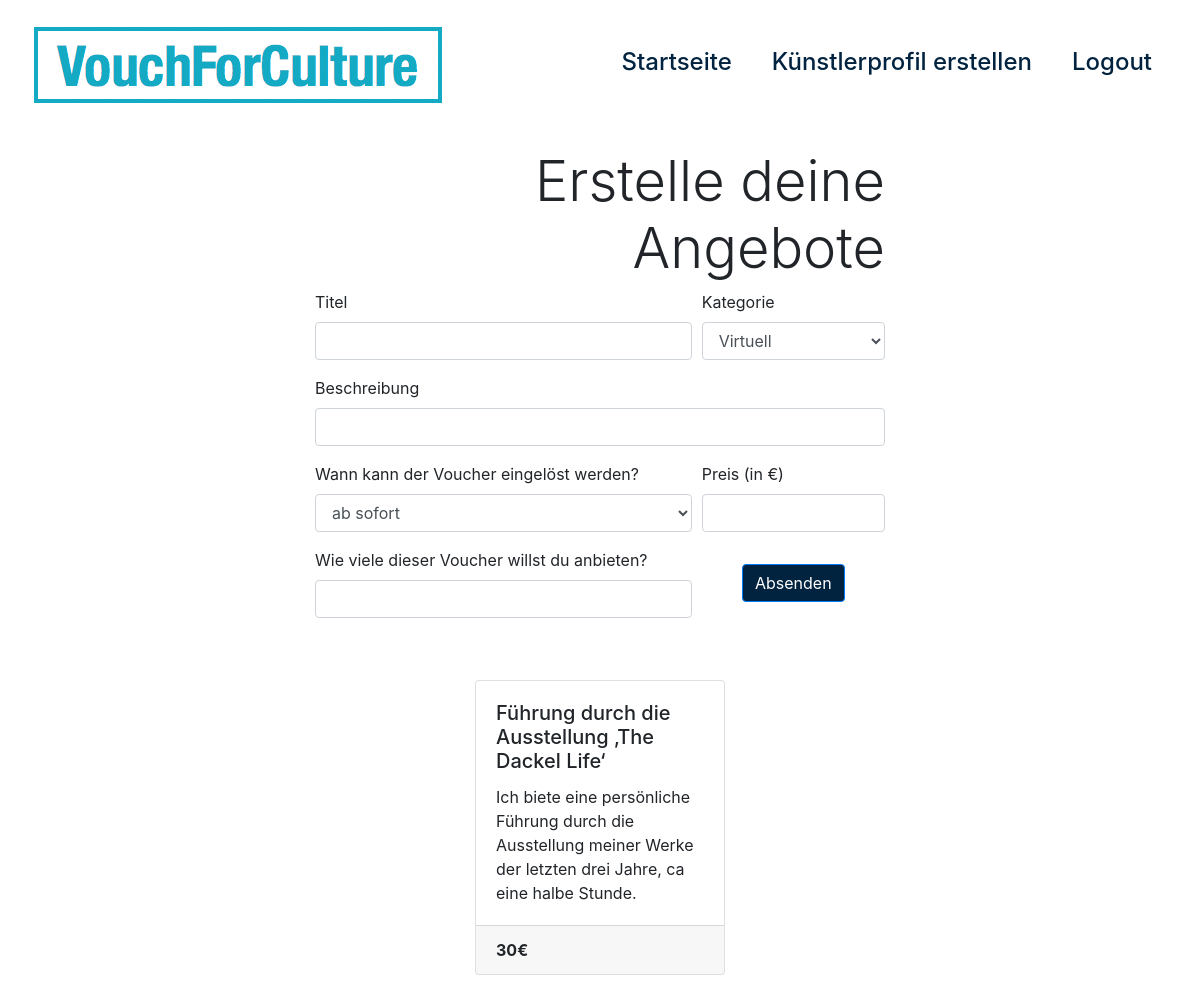
The app's page /createRewards/6 (signed in) with its own data.
### app.py (models this page shows)
class Reward(db.Model):
    Page_Id = db.Column(db.Integer, db.ForeignKey("page.id"))
    id = db.Column(db.Integer, primary_key=True)
    title = db.Column(db.String)
    description = db.Column(db.String)
    category_form = db.Column(db.String)
    category_time = db.Column(db.String)
    price = db.Column(db.Float)
    primary = db.Column(db.Boolean)
    active = db.Column(db.Boolean)

### app.py (the view, shortened to what this page needs)
@app.route("/createRewards/<int:pageId>", methods=['GET', 'POST'])
@login_required
def createRewards(pageId):
    rewards = Reward.query.filter_by(Page_Id=pageId)
    form = CreateRewardForm()
    return render_template("createRewards.html", title="Angebote erstellen", form=form, rewards=rewards)

### app.py
class CreateRewardForm(FlaskForm):
    title = StringField(
        "Titel", [DataRequired(message="Bitte gib einen Titel an.")])
    description = StringField(
        "Beschreibung", [DataRequired(message="Bitte gib eine Beschreibung an.")])
    category_form = SelectField("Kategorie", [DataRequired(message="Bitte wähle eine Kategorie aus.")], choices=[
                                  ('Virtuell', 'Virtuell'), ('Analog', 'Analog')])
    category_time = SelectField("Wann kann der Voucher eingelöst werden?", [DataRequired(message="Bitte wähle einen Zeitraum aus.")], choices=[
        ('ab sofort', 'ab sofort'), ('nach der Krise', 'nach der Krise')])
    price = IntegerField(
        "Preis (in €)", [DataRequired(message="Bitte gib einen Preis an.")])
    number = IntegerField("Wie viele dieser Voucher willst du anbieten?", validators=[
                                  DataRequired(message="Bitte gib eine Anzahl an."), NumberRange(min=0)])
    submit = SubmitField('Absenden')

### app.py (called while the page is built)
@login.user_loader
def load_user(id):
    return User.query.get(int(id))

### templates/createRewards.html (shortened to what this page needs)
{% extends "layout.html" %}
{% block body %}
<div class="container-fluid my-3">
  <div class="row justify-content-center">
    <div class="col-12 col-lg-6">
      <div class="text-right">
        <h1 class="display-4">Erstelle deine Angebote</h1>
      </div>
      <form id="createRewardForm" action="" method="post">
        <div class="form-row">
          <div class="form-group col-8">
            {{ form.title.label }}
            {{ form.title(class="form-control") }}
          </div>
          <div class="form-group col-4">
            {{ form.category_form.label }}
            {{ form.category_form(class="form-control") }}
          </div>
        </div>
        <div class="form-group">
          {{ form.description.label }}
          {{ form.description(class="form-control") }}
        </div>
        <div class="form-row">
          <div class="form-group col-8">
            {{ form.category_time.label }}
            {{ form.category_time(class="form-control") }}
          </div>
          <div class="form-group col-4">
            {{ form.price.label }}
            {{ form.price(class="form-control") }}
          </div>
        </div>
        <div class="form-row">
          <div class="form-group col-8">
            {{ form.number.label }}
            {{ form.number(class="form-control") }}
          </div>
          <div class="form-group col-4 text-center">
            {{ form.submit(class="btn btn-primary mt-3") }}
          </div>
        </div>
      </form>
    </div>
  </div>
  <div class="row justify-content-center" style="margin-top:30px;">
    <div class="col-10">
      <div class="card-deck justify-content-center">
      {% for r in rewards %}
        <div class="card my-3" style="min-width:250px; max-width:250px;">
          <div class="card-body">
            <h5 class="card-title">{{ r.title }}</h5>
            <p class="card-text">{{ r.description }}</p>
          </div>
          <div class="card-footer">
            <strong>{{ r.price | int }}€</strong>
          </div>
        </div>
        {% endfor %}
      </div>
    </div>
  </div>
</div>
{% endblock %}

### static/main.css (style rules this page uses)
body { padding: 0; margin: 0; background: #fff; }
.btn-primary { background-color: #01233f; }

### records on screen
Reward: title "Führung durch die Ausstellung ‚The Dackel Life‘", description "Ich biete eine persönliche Führung durch die Ausstellung meiner Werke der letzten drei Jahre, ca eine halbe Stunde.", price "30"
